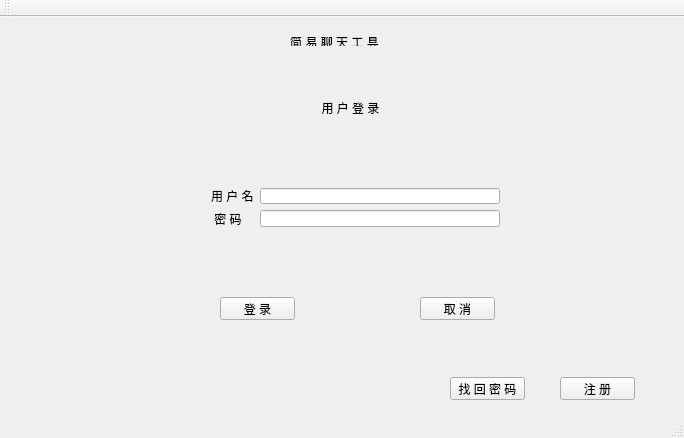
<?xml version="1.0" encoding="UTF-8"?>
<ui version="4.0">
 <class>MainWindow</class>
 <widget class="QMainWindow" name="MainWindow">
  <property name="geometry">
   <rect>
    <x>0</x>
    <y>0</y>
    <width>684</width>
    <height>438</height>
   </rect>
  </property>
  <property name="windowTitle">
   <string>MainWindow</string>
  </property>
  <widget class="QWidget" name="centralWidget">
   <widget class="QWidget" name="verticalLayoutWidget">
    <property name="geometry">
     <rect>
      <x>9</x>
      <y>9</y>
      <width>651</width>
      <height>31</height>
     </rect>
    </property>
    <layout class="QVBoxLayout" name="verticalLayout">
     <item>
      <widget class="QLabel" name="label">
       <property name="text">
        <string>简 易 聊 天 工 具</string>
       </property>
       <property name="alignment">
        <set>Qt::AlignCenter</set>
       </property>
      </widget>
     </item>
    </layout>
   </widget>
   <widget class="QWidget" name="verticalLayoutWidget_3">
    <property name="geometry">
     <rect>
      <x>150</x>
      <y>70</y>
      <width>401</width>
      <height>41</height>
     </rect>
    </property>
    <layout class="QVBoxLayout" name="verticalLayout_3">
     <item>
      <widget class="QLabel" name="label_2">
       <property name="text">
        <string>用 户 登 录</string>
       </property>
       <property name="alignment">
        <set>Qt::AlignCenter</set>
       </property>
      </widget>
     </item>
    </layout>
   </widget>
   <widget class="QWidget" name="formLayoutWidget">
    <property name="geometry">
     <rect>
      <x>200</x>
      <y>160</y>
      <width>311</width>
      <height>61</height>
     </rect>
    </property>
    <layout class="QFormLayout" name="formLayout">
     <item row="0" column="0">
      <widget class="QLabel" name="label_3">
       <property name="text">
        <string>用 户 名</string>
       </property>
      </widget>
     </item>
     <item row="1" column="0">
      <widget class="QLabel" name="label_4">
       <property name="text">
        <string> 密 码</string>
       </property>
      </widget>
     </item>
     <item row="0" column="1">
      <widget class="QLineEdit" name="userNameInput"/>
     </item>
     <item row="1" column="1">
      <widget class="QLineEdit" name="passwdInput"/>
     </item>
    </layout>
   </widget>
   <widget class="QPushButton" name="confirm">
    <property name="geometry">
     <rect>
      <x>220</x>
      <y>280</y>
      <width>75</width>
      <height>23</height>
     </rect>
    </property>
    <property name="text">
     <string>登 录</string>
    </property>
   </widget>
   <widget class="QPushButton" name="cancel">
    <property name="geometry">
     <rect>
      <x>420</x>
      <y>280</y>
      <width>75</width>
      <height>23</height>
     </rect>
    </property>
    <property name="text">
     <string>取 消</string>
    </property>
   </widget>
   <widget class="QPushButton" name="reg">
    <property name="geometry">
     <rect>
      <x>560</x>
      <y>360</y>
      <width>75</width>
      <height>23</height>
     </rect>
    </property>
    <property name="text">
     <string>注 册</string>
    </property>
   </widget>
   <widget class="QPushButton" name="getPasswdBack">
    <property name="geometry">
     <rect>
      <x>450</x>
      <y>360</y>
      <width>75</width>
      <height>23</height>
     </rect>
    </property>
    <property name="text">
     <string>找 回 密 码</string>
    </property>
   </widget>
  </widget>
  <widget class="QToolBar" name="mainToolBar">
   <attribute name="toolBarArea">
    <enum>TopToolBarArea</enum>
   </attribute>
   <attribute name="toolBarBreak">
    <bool>false</bool>
   </attribute>
  </widget>
  <widget class="QStatusBar" name="statusBar"/>
 </widget>
 <layoutdefault spacing="6" margin="11"/>
 <resources/>
 <connections/>
</ui>
